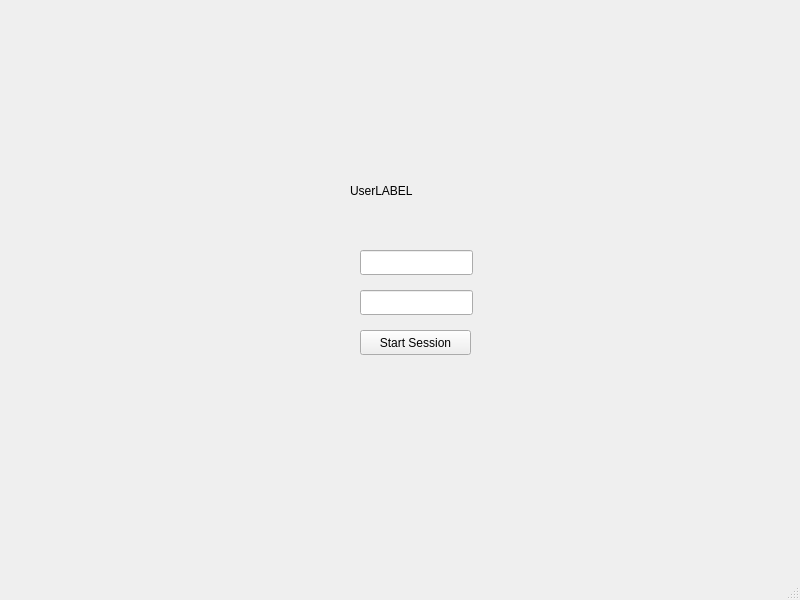
<?xml version="1.0" encoding="UTF-8"?>
<ui version="4.0">
 <class>MainWindow</class>
 <widget class="QMainWindow" name="MainWindow">
  <property name="geometry">
   <rect>
    <x>0</x>
    <y>0</y>
    <width>800</width>
    <height>600</height>
   </rect>
  </property>
  <property name="windowTitle">
   <string>MainWindow</string>
  </property>
  <widget class="QWidget" name="centralwidget">
   <widget class="QPushButton" name="session_starter">
    <property name="geometry">
     <rect>
      <x>360</x>
      <y>330</y>
      <width>111</width>
      <height>25</height>
     </rect>
    </property>
    <property name="text">
     <string>Start Session</string>
    </property>
   </widget>
   <widget class="QLabel" name="userlabel">
    <property name="geometry">
     <rect>
      <x>350</x>
      <y>140</y>
      <width>121</width>
      <height>101</height>
     </rect>
    </property>
    <property name="text">
     <string>UserLABEL</string>
    </property>
   </widget>
   <widget class="QLineEdit" name="userinput">
    <property name="geometry">
     <rect>
      <x>360</x>
      <y>250</y>
      <width>113</width>
      <height>25</height>
     </rect>
    </property>
   </widget>
   <widget class="QLineEdit" name="passinput">
    <property name="geometry">
     <rect>
      <x>360</x>
      <y>290</y>
      <width>113</width>
      <height>25</height>
     </rect>
    </property>
   </widget>
  </widget>
  <widget class="QMenuBar" name="menubar">
   <property name="geometry">
    <rect>
     <x>0</x>
     <y>0</y>
     <width>800</width>
     <height>22</height>
    </rect>
   </property>
  </widget>
  <widget class="QStatusBar" name="statusbar"/>
 </widget>
 <resources/>
 <connections/>
</ui>
